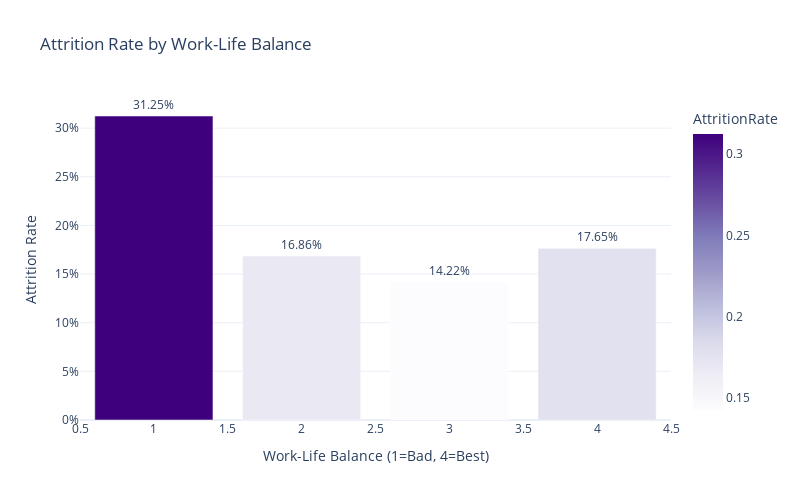

The code cell stored with this chart in its notebook:
### Code cell
# Does work-life balance score influence attrition?

#SQL 
# Connect to SQLite database
conn = sqlite3.connect("employees.db")

query="""
SELECT WorkLifeBalance,
       SUM(CASE WHEN Attrition = 'Yes' THEN 1 ELSE 0 END) * 1.0 / COUNT(*) AS AttritionRate,
       COUNT(*) AS EmployeeCount
FROM employees
GROUP BY WorkLifeBalance
ORDER BY WorkLifeBalance;

"""
empl_AttritionSQL= pd.read_sql_query(query, conn)
print(empl_AttritionSQL)
conn.close()



#Python
wlb_attrition = (
    HrData.groupby("WorkLifeBalance")["Attrition"]
          .apply(lambda x: (x == "Yes").mean())  
          .reset_index(name="AttritionRate")
)

wlb_attrition["EmployeeCount"] = HrData.groupby("WorkLifeBalance")["Attrition"].count().values

print(wlb_attrition)


import plotly.express as px

fig = px.bar(
    wlb_attrition,
    x="WorkLifeBalance",
    y="AttritionRate",
    text="AttritionRate",
    title="Attrition Rate by Work-Life Balance",
    color="AttritionRate",
    color_continuous_scale=px.colors.sequential.Purples,
    template="plotly_white"
)

fig.update_traces(texttemplate='%{text:.2%}', textposition="outside")
fig.update_layout(
    xaxis_title="Work-Life Balance (1=Bad, 4=Best)",
    yaxis_title="Attrition Rate",
    yaxis_tickformat=".0%",
    width=800,
    height=500
)
fig.show()

### Figure 1 — Plotly figure (JSON) as saved in the notebook; plotly's stock layout.template omitted (floating-point values rounded to 4 significant figures)
{"data": [{"hovertemplate": "WorkLifeBalance=%{x}<br>AttritionRate=%{marker.color}<extra></extra>", "legendgroup": "", "marker": {"color": [0.3125, 0.1686, 0.1422, 0.1765], "coloraxis": "coloraxis", "pattern": {"shape": ""}}, "name": "", "orientation": "v", "showlegend": false, "text": [0.3125, 0.1686, 0.1422, 0.1765], "textposition": "outside", "texttemplate": "%{text:.2%}", "type": "bar", "x": [1, 2, 3, 4], "xaxis": "x", "y": [0.3125, 0.1686, 0.1422, 0.1765], "yaxis": "y"}], "layout": {"barmode": "relative", "coloraxis": {"colorbar": {"title": {"text": "AttritionRate"}}, "colorscale": [[0, "rgb(252,251,253)"], [0.125, "rgb(239,237,245)"], [0.25, "rgb(218,218,235)"], [0.375, "rgb(188,189,220)"], [0.5, "rgb(158,154,200)"], [0.625, "rgb(128,125,186)"], [0.75, "rgb(106,81,163)"], [0.875, "rgb(84,39,143)"], [1, "rgb(63,0,125)"]]}, "height": 500, "legend": {"tracegroupgap": 0}, "title": {"text": "Attrition Rate by Work-Life Balance"}, "width": 800, "xaxis": {"anchor": "y", "domain": [0, 1], "title": {"text": "Work-Life Balance (1=Bad, 4=Best)"}}, "yaxis": {"anchor": "x", "domain": [0, 1], "tickformat": ".0%", "title": {"text": "Attrition Rate"}}}}
